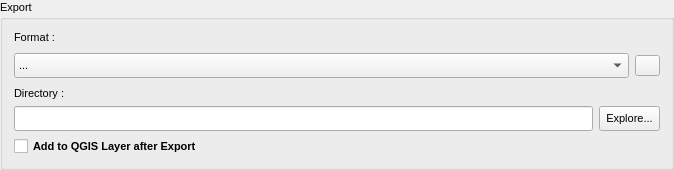
                  <widget class="QGroupBox" name="groupBox_3">
                   <property name="enabled">
                    <bool>true</bool>
                   </property>
                   <property name="sizePolicy">
                    <sizepolicy hsizetype="Preferred" vsizetype="Fixed">
                     <horstretch>0</horstretch>
                     <verstretch>5</verstretch>
                    </sizepolicy>
                   </property>
                   <property name="minimumSize">
                    <size>
                     <width>0</width>
                     <height>170</height>
                    </size>
                   </property>
                   <property name="maximumSize">
                    <size>
                     <width>16777215</width>
                     <height>170</height>
                    </size>
                   </property>
                   <property name="font">
                    <font>
                     <pointsize>8</pointsize>
                     <bold>false</bold>
                    </font>
                   </property>
                   <property name="title">
                    <string>Export</string>
                   </property>
                   <layout class="QGridLayout" name="gridLayout_6">
                    <property name="verticalSpacing">
                     <number>6</number>
                    </property>
                    <item row="4" column="0">
                     <widget class="QLineEdit" name="lineEdit">
                      <property name="minimumSize">
                       <size>
                        <width>0</width>
                        <height>25</height>
                       </size>
                      </property>
                      <property name="maximumSize">
                       <size>
                        <width>16777215</width>
                        <height>25</height>
                       </size>
                      </property>
                      <property name="text">
                       <string/>
                      </property>
                      <property name="clearButtonEnabled">
                       <bool>false</bool>
                      </property>
                     </widget>
                    </item>
                    <item row="2" column="0" colspan="2">
                     <widget class="QWidget" name="widget_7" native="true">
                      <layout class="QHBoxLayout" name="horizontalLayout_3">
                       <property name="leftMargin">
                        <number>0</number>
                       </property>
                       <property name="topMargin">
                        <number>3</number>
                       </property>
                       <property name="rightMargin">
                        <number>0</number>
                       </property>
                       <property name="bottomMargin">
                        <number>3</number>
                       </property>
                       <item>
                        <widget class="QComboBox" name="comboBox_5">
                         <property name="minimumSize">
                          <size>
                           <width>0</width>
                           <height>25</height>
                          </size>
                         </property>
                         <property name="maximumSize">
                          <size>
                           <width>16777215</width>
                           <height>25</height>
                          </size>
                         </property>
                         <item>
                          <property name="text">
                           <string>...</string>
                          </property>
                         </item>
                         <item>
                          <property name="text">
                           <string>GeoTIFF (.tif/.tiff) : Industry standard raster format with embedded geospatial metadata and coordinate reference system</string>
                          </property>
                         </item>
                         <item>
                          <property name="text">
                           <string>JPEG2000 (.jp2) : Advanced compression format supporting both lossless and lossy compression</string>
                          </property>
                         </item>
                         <item>
                          <property name="text">
                           <string>PNG (.png) : Lossless compression format with transparency support, ideal for classification results</string>
                          </property>
                         </item>
                         <item>
                          <property name="text">
                           <string>JPEG (.jpg) : Widely compatible compressed format suitable for visual inspection and quick result sharing</string>
                          </property>
                         </item>
                         <item>
                          <property name="text">
                           <string>BMP (.bmp) : Uncompressed bitmap format with simple structure, resulting in large file sizes but maximum compatibility</string>
                          </property>
                         </item>
                         <item>
                          <property name="text">
                           <string>TIFF (.tiff) : Flexible raster format without geospatial tags, supporting multiple layers and high-quality storage</string>
                          </property>
                         </item>
                         <item>
                          <property name="text">
                           <string>PDF (.pdf) : Portable document format preserving layout and quality, ideal for report generation and documentation</string>
                          </property>
                         </item>
                         <item>
                          <property name="text">
                           <string>Shapefile (.shp) : ESRI's widely supported format for points, lines, polygons with attribute data</string>
                          </property>
                         </item>
                         <item>
                          <property name="text">
                           <string>GeoJSON (.geojson) : Lightweight, web-friendly JSON-based format for geospatial features</string>
                          </property>
                         </item>
                         <item>
                          <property name="text">
                           <string>KML/KMZ (.kml/.kmz) : Google Earth format for geographic visualization and sharing</string>
                          </property>
                         </item>
                         <item>
                          <property name="text">
                           <string>GPKG (.gpkg) : Modern SQLite-based format supporting both raster and vector data</string>
                          </property>
                         </item>
                         <item>
                          <property name="text">
                           <string>DXF (.dxf) : AutoCAD format for CAD and GIS data exchange
</string>
                          </property>
                         </item>
                        </widget>
                       </item>
                       <item>
                        <widget class="QPushButton" name="pushButton_14">
                         <property name="sizePolicy">
                          <sizepolicy hsizetype="Expanding" vsizetype="Fixed">
                           <horstretch>0</horstretch>
                           <verstretch>0</verstretch>
                          </sizepolicy>
                         </property>
                         <property name="maximumSize">
                          <size>
                           <width>25</width>
                           <height>16777215</height>
                          </size>
                         </property>
                         <property name="toolTip">
                          <string>Image Resolution Info!</string>
                         </property>
                         <property name="text">
                          <string/>
                         </property>
                         <property name="icon">
                          <iconset>
                           <normaloff>questionmark.png</normaloff>questionmark.png</iconset>
                         </property>
                        </widget>
                       </item>
                      </layout>
                     </widget>
                    </item>
                    <item row="4" column="1">
                     <widget class="QToolButton" name="toolButton_4">
                      <property name="minimumSize">
                       <size>
                        <width>0</width>
                        <height>25</height>
                       </size>
                      </property>
                      <property name="maximumSize">
                       <size>
                        <width>16777215</width>
                        <height>25</height>
                       </size>
                      </property>
                      <property name="text">
                       <string>Explore...</string>
                      </property>
                     </widget>
                    </item>
                    <item row="1" column="0">
                     <widget class="QLabel" name="label_5">
                      <property name="text">
                       <string>Format :</string>
                      </property>
                     </widget>
                    </item>
                    <item row="3" column="0">
                     <widget class="QLabel" name="label_6">
                      <property name="text">
                       <string>Directory : </string>
                      </property>
                     </widget>
                    </item>
                    <item row="5" column="0" colspan="2">
                     <widget class="QCheckBox" name="checkBox">
                      <property name="font">
                       <font>
                        <pointsize>8</pointsize>
                        <bold>true</bold>
                       </font>
                      </property>
                      <property name="text">
                       <string>Add to QGIS Layer after Export</string>
                      </property>
                     </widget>
                    </item>
                   </layout>
                  </widget>
